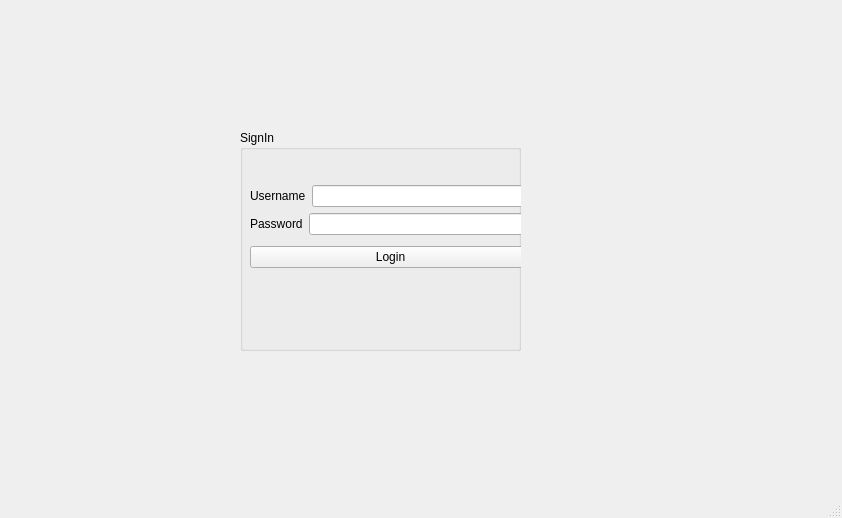
<?xml version="1.0" encoding="UTF-8"?>
<ui version="4.0">
 <class>MainWindow</class>
 <widget class="QMainWindow" name="MainWindow">
  <property name="geometry">
   <rect>
    <x>0</x>
    <y>0</y>
    <width>842</width>
    <height>518</height>
   </rect>
  </property>
  <property name="windowTitle">
   <string>MainWindow</string>
  </property>
  <widget class="QWidget" name="centralwidget">
   <widget class="QGroupBox" name="groupBox">
    <property name="geometry">
     <rect>
      <x>240</x>
      <y>130</y>
      <width>281</width>
      <height>221</height>
     </rect>
    </property>
    <property name="title">
     <string>SignIn</string>
    </property>
    <widget class="QWidget" name="layoutWidget">
     <property name="geometry">
      <rect>
       <x>10</x>
       <y>50</y>
       <width>281</width>
       <height>94</height>
      </rect>
     </property>
     <layout class="QVBoxLayout" name="verticalLayout_2">
      <item>
       <layout class="QVBoxLayout" name="verticalLayout">
        <item>
         <layout class="QHBoxLayout" name="horizontalLayout">
          <item>
           <widget class="QLabel" name="label">
            <property name="text">
             <string>Username</string>
            </property>
           </widget>
          </item>
          <item>
           <widget class="QLineEdit" name="lineEdit_username"/>
          </item>
         </layout>
        </item>
        <item>
         <layout class="QHBoxLayout" name="horizontalLayout_2">
          <item>
           <widget class="QLabel" name="label_2">
            <property name="text">
             <string>Password</string>
            </property>
           </widget>
          </item>
          <item>
           <widget class="QLineEdit" name="lineEdit_password">
            <property name="echoMode">
             <enum>QLineEdit::Password</enum>
            </property>
           </widget>
          </item>
         </layout>
        </item>
       </layout>
      </item>
      <item>
       <widget class="QPushButton" name="pushButton_login">
        <property name="text">
         <string>Login</string>
        </property>
       </widget>
      </item>
     </layout>
    </widget>
   </widget>
   <widget class="QLabel" name="label_pic">
    <property name="geometry">
     <rect>
      <x>20</x>
      <y>140</y>
      <width>191</width>
      <height>201</height>
     </rect>
    </property>
    <property name="text">
     <string/>
    </property>
   </widget>
  </widget>
  <widget class="QMenuBar" name="menubar">
   <property name="geometry">
    <rect>
     <x>0</x>
     <y>0</y>
     <width>842</width>
     <height>26</height>
    </rect>
   </property>
  </widget>
  <widget class="QStatusBar" name="statusbar"/>
 </widget>
 <resources/>
 <connections/>
</ui>
